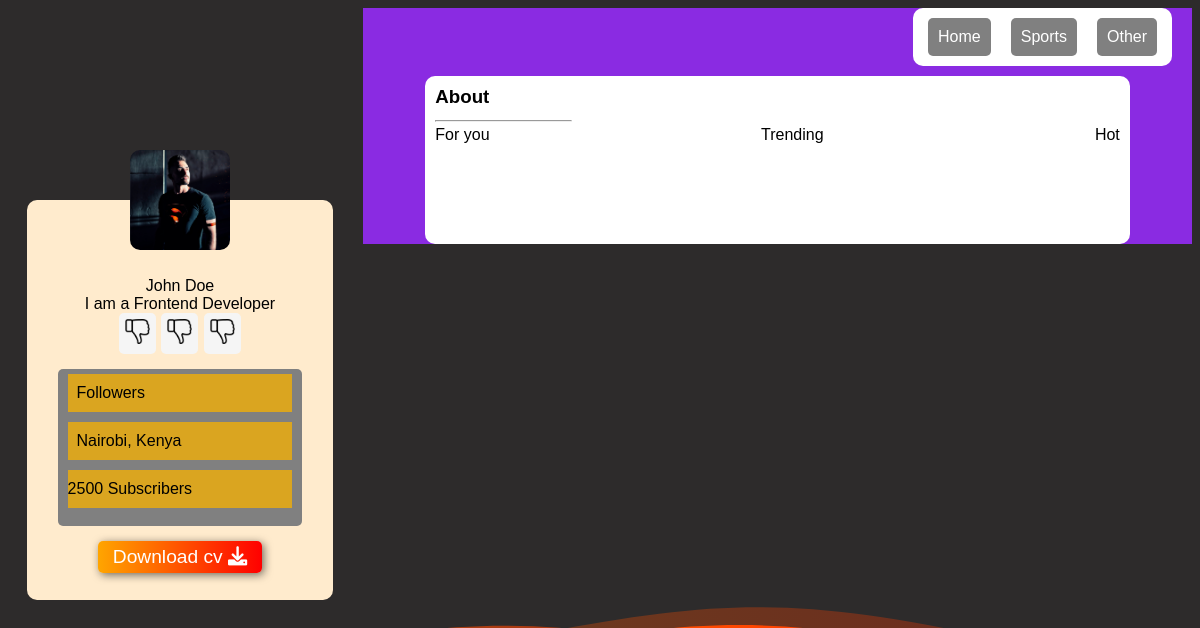
Screenshot of /home/account/details/1/ with the database file from the repository.
### main/models.py (models this page shows, shortened)
class Users(AbstractUser):
    firstname = models.CharField(max_length=20, null=False)
    lastname = models.CharField(max_length=20, null=False)
    gender = models.CharField(max_length=10, null=False, default='N/A')
    date_of_birth = models.DateField(null=True)
    phone_number = models.CharField(max_length=15, null=True, blank=True)
    profile = models.FileField(upload_to='profiles/', null=True, blank=True)
    groups = models.ManyToManyField(Group, related_name='customuser_set', blank=True)
    user_permissions = models.ManyToManyField(Permission, related_name='customuser_set', blank=True)
    @property
    def full_name(self):
        return f"{self.firstname} {self.lastname}"

### main/views.py (the view)
# urls.py: path('account/details/<int:user_id>/', views.single_user, name='user_account'),
def single_user(request, user_id):
    user = get_object_or_404(Users, id=user_id)
    context = {
        'data': user,
        'MEDIA_URL': settings.MEDIA_URL,
    }
    return render(request, 'account.html', context)

### main/templates/account.html (shortened to what this page needs)
<!DOCTYPE html>
<html lang="en">
<head>
    {% load static %}
     <link rel="stylesheet" href="{% static 'css/fontawesome.css' %}">
</head>
<body>
    <section class="profile-info">
        <div class="content">
            <img src="{{ MEDIA_URL }}{{ data.profile }}" alt="Profile pic" class="profile-pic">
            <p>{{ data.full_name }}</p>
            <p>I am a <span>Frontend Developer</span></p>
            <div class="top">
                <ul>
                    <li><img class="top-icons" src="/dislike.png" alt="edit details" title="edit"></li>
                    <li><img class="top-icons" src="/dislike.png" alt="follow" title="follow"></li>
                    <li><img class="top-icons" src="/dislike.png" alt="message" title="message"></li>
                </ul>
            </div>
            <div class="middle">
                <ul>
                    <li> &nbsp; Followers</li>
                    <li> &nbsp; Nairobi, Kenya</li>
                    <li><span>2500</span> &nbsp;Subscribers</li>
                </ul>
            </div>
            <div class="bottom">
                <button class="btn">Download cv <i class="fas fa-download"></i></button>
            </div>
        </div>
    </section>
    <section class="others">
        <div class="navbar">
            <nav>
                <ul>
                    <li>Home</li>
                    <li>Sports</li>
                    <li>Other</li>
                </ul>
            </nav>
        </div>
        <div class="display">
            <div class="navlinks">
                <h3>About</h3><hr>
                <ul>
                    <li>For you</li>
                    <li>Trending</li>
                    <li>Hot</li>
                </ul>
            </div>
        </div>
    </section>
</body>
</html>

### main/templates/account.html (style rules this page uses)
* { box-sizing: border-box; transition: all .35s ease; }
body { font-family: Arial, Helvetica, sans-serif; background-color: rgb(45, 43, 43); background-image: url(/media/wave.svg); background-size: 100vw 100vh; }
p { margin: 0; }
ul { padding: 0; margin: 0; }
hr { display: inline-block; width: 20%; margin: 0; }
h3 { margin: 0; }
.profile-info { position: fixed; width: 30%; top: 0; bottom: 0; left: 0; display: flex; justify-content: center; align-items: center; }
.profile-info .content { display: flex; flex-direction: column; justify-content: center; align-items: center; margin: 0; padding-top: 50px; height: 50vh; width: 85%; border-radius: 10px; position: relative; background-color: blanchedalmond; }
.profile-pic { width: 100px; height: 100px; object-fit: cover; border-radius: 10px; position: absolute; top: -50px; }
.content .top { width: 40%; }
.top ul { display: flex; justify-content: space-between; }
.content .top ul { display: flex; justify-content: space-between; list-style: none; }
.top ul li { padding: 6px; background-color: whitesmoke; border-radius: 5px; }
.top-icons { height: 25px; width: 25px; }
.middle { background-color: gray; border-radius: 5px; width: 80%; height: 45%; margin-block: 15px; }
.middle ul { list-style: none; display: flex; flex-direction: column; margin-inline: 10px; }
.middle ul li { background-color: goldenrod; margin-block: 5px; padding-block: 10px; display: flex; align-items: start; }
.others { margin-left: 30%; background-color: blueviolet; }
.navbar { display: flex; align-items: center; justify-content: end; }
nav ul { list-style: none; display: flex; justify-content: center; background-color: white; border-radius: 10px; padding: 10px 5px; margin-inline-end: 20px; }
nav ul li { background-color: grey; color: white; padding: 10px 10px; margin-inline: 10px; border-radius: 5px; cursor: pointer; transition: background-color .5s; }
.display { display: flex; justify-content: center; align-items: center; margin-block: 10px; }
.display .navlinks { width: 85%; padding: 10px 10px 100px; background-color: white; border-radius: 10px; }
.display .navlinks ul { list-style: none; display: flex; justify-content: space-between; }
.btn { padding-block: 5px; padding-inline: 15px; border-radius: 5px; background: linear-gradient(90deg, orange, red); color: rgb(255, 255, 255); font-size: 1.2rem; border: none; box-shadow: 2px 2px 8px rgba(16, 16, 16, 0.59); transition: all 0.35s; cursor: pointer; }

### rows the page displays
Users: profile (picture), full_name "John Doe"
